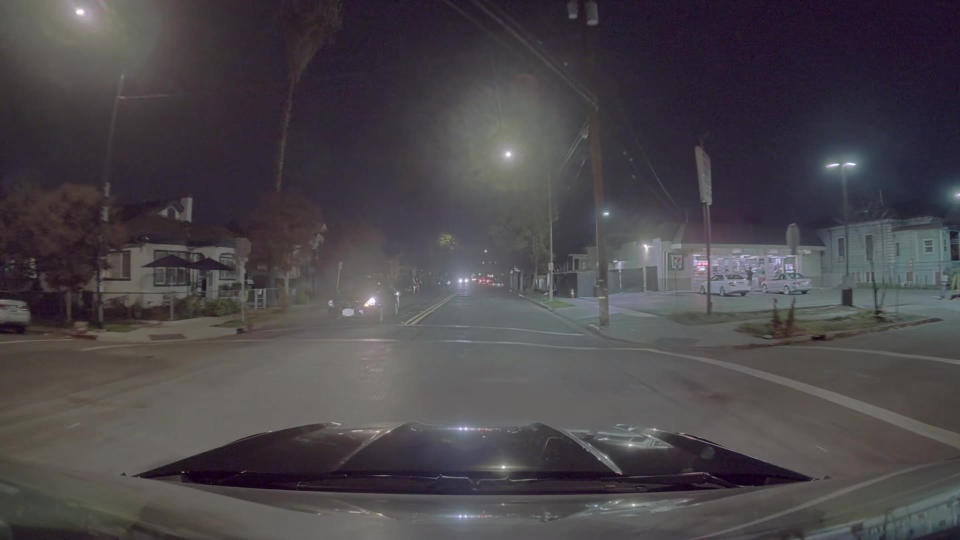
#> input picture dataset/images/0abe118e-aa79-41f6-a719-f2df8abaf1ea.camera_front_wide_120fov/frame_0002.jpg, 1920 x 1080 px (shown at 1/2 size); its folder holds only this picture in this run
$ python -i meta.py   (imports and definitions only)
#> lines starting #> are read from the running program, lines starting #| are printed output that depends on the picture
# some global variables and default dataset settings

import os
import json
from PIL import Image

# import pynvml

from utils.easydict import EasyDict

I3D_PATH = "/cpfs01/shared/opendrivelab/opendrivelab_hdd/qiuyihang/models/i3d/i3d_pretrained_400.pt"
MAX_BATCH = 8
TARGET_RESOLUTION = (224, 224)
MIN_I3D_TIME = 9
TARGET_WIDTH = 448
TARGET_HEIGHT = 256

VID_METRICS = ["fvd", "kvd", "clipsim", "cmd_fvd"]
IMG_METRICS = ["fid", "is"]
PAIRED_DATASET_SUBSET_FLAG = "<SUBSET>"


class CustomizedPairedDataSource(EasyDict):
    # expected folder structure
    # <root>
    # |-- <splitxx>
    # |   |-- <real>
    # |   |   |-- <images>
    # |   |   |   |-- <xxxxxx_[CLIP ID]_[FRAME INDEX]>.<FORMAT>
    # |   |   |-- other folders
    # |   |   |-- ...
    # |   |-- <virtual>
    # |   |   |-- <images>
    # |   |   |-- other folders
    # |   |   |-- ...

    SUBSET_FLAG = PAIRED_DATASET_SUBSET_FLAG
    DEFAULT = {
        "format": "png",
        "gt_key": "real",
        "gen_key": "virtual",
        "split_len": 3860,  # 166 for Waymo, 596 for nuScenes
        "supp": None
    }

    # [71 lines left out: functions __init__, _sweep_for_all, not called in this run]

    def switch_to_subset(self, subset):
        self.paired_subset = subset

    def gt(self):
        self.paired_subset = self.gt_key

    def gen(self):
        self.paired_subset = self.gen_key

    # [4 lines left out: function get_index, not called in this run]


class CustomizedPairedDataSourceV2(EasyDict):
    # expected folder structure
    # <root>
    # |-- <splitxx>
    # |   |-- <real>
    # |   |   |-- <images>
    # |   |   |   |-- <xxxxxx_[CLIP ID]_[FRAME INDEX]>.<FORMAT>
    # |   |   |-- other folders
    # |   |   |-- ...
    # |   |-- <virtual>
    # |   |   |-- <images>
    # |   |   |-- other folders
    # |   |   |-- ...

    # expected folder structure
    # <roots> (multiple splits)
    # | -- <root>
    # |   |-- <folder1>
    # |   |   |-- <Sample_folder-1_token1_000000.mp4>
    # |   |   |-- <GT_folder-1_token1_000001.mp4>
    # |   |   |-- other folders
    # |   |   |-- ...
    # |   |-- <folder2>
    # |   |   |-- <Sample_folder-2_token2_000000.mp4>
    # |   |   |-- <GT_folder-2_token2_000001.mp4>
    # |   |   |-- other folders
    # |   |   |-- ...

    SUBSET_FLAG = PAIRED_DATASET_SUBSET_FLAG
    DEFAULT = {
        "format": "png",
        "gt_key": "real",
        "gen_key": "virtual",
        "split_len": 3860,  # 166 for Waymo, 596 for nuScenes
        "supp": None
    }

    # [71 lines left out: functions __init__, _sweep_for_all, not called in this run]

    def switch_to_subset(self, subset):
        self.paired_subset = subset

    def gt(self):
        self.paired_subset = self.gt_key

    def gen(self):
        self.paired_subset = self.gen_key

    # [4 lines left out: function get_index, not called in this run]


class DataSource(EasyDict):
    # To use `DataSource` class, you must generate a `summary.json` for your generated datasets and GT datasets.
    # Otherwise, please use `CustomizedDataSource`.
    NUSCENES_VAL = {
        "root": "/cpfs01/shared/opendrivelab/nuscenes",
        "path": "/cpfs01/shared/opendrivelab/opendrivelab_hdd/GenAD_Proj/eval/dataset_source/nuscenes/nuscenes_val_<MODE>.json",
    }
    YOUTUBE_VAL = {
        "root": "/cpfs01/shared/opendrivelab/GenAD_Datasets/YouTube",
        "path": "/cpfs01/shared/opendrivelab/opendrivelab_hdd/GenAD_Proj/eval/dataset_source/youtube/youtube_val_sub_<MODE>.json",
    }

    DATASET_IDX = {
        "nuscenes_val": NUSCENES_VAL,
        "youtube_val": YOUTUBE_VAL,
    }

    # [46 lines left out: functions __init__, _load_paths, not called in this run]


class Metric(object):
    def __init__(self, name):
        self.name = name
        print("Metric [{}] is initialized.".format(name))

    def update_gt(self, gt_paths, **kwargs):
        pass

    def forward(self, gen_paths, **kwargs):
        pass

    def __call__(self, gen_paths, **kwargs):
        return self.forward(gen_paths, **kwargs)


# [7 lines left out: function gpu_state, not called in this run]


def open_and_resize(image_path):
        image = Image.open(image_path)
#> image is the input picture: PIL image 1920x1080 RGB; mean R, G, B 73.6, 69.8, 73.6
        ori_w, ori_h = image.size
#> ori_w = 1920; ori_h = 1080
        if ori_w / ori_h > TARGET_WIDTH / TARGET_HEIGHT:
            tmp_w = int(TARGET_WIDTH / TARGET_HEIGHT * ori_h)
#> tmp_w = 1890
            left = (ori_w - tmp_w) // 2
#> left = 15
            right = (ori_w + tmp_w) // 2
#> right = 1905
            image = image.crop((left, 0, right, ori_h))
#> image: PIL image 1890x1080 RGB
        image = image.resize((TARGET_WIDTH, TARGET_HEIGHT), Image.Resampling.LANCZOS)
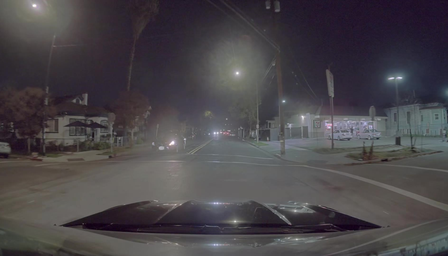
#> image: PIL image 448x256 RGB; mean R, G, B 73.8, 70, 73.8
        if not image.mode == "RGB":
            image = image.convert("RGB")
        return image

>>> result = open_and_resize('../../dataset/images/0abe118e-aa79-41f6-a719-f2df8abaf1ea.camera_front_wide_120fov/frame_0002.jpg')

$ run again, on dataset/images/0abe118e-aa79-41f6-a719-f2df8abaf1ea.camera_front_wide_120fov/frame_0004.jpg
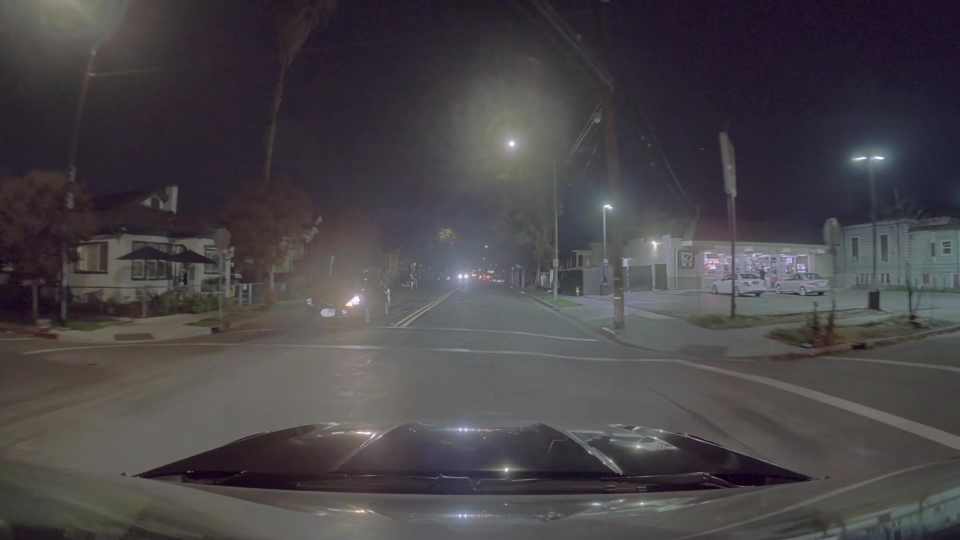
#> input picture dataset/images/0abe118e-aa79-41f6-a719-f2df8abaf1ea.camera_front_wide_120fov/frame_0004.jpg, 1920 x 1080 px (shown at 1/2 size)
#> in open_and_resize, image is the input picture: PIL image 1920x1080 RGB; mean R, G, B 72.1, 68.4, 71.7
#> in open_and_resize, `image = image.crop((left, 0, right, ori_h))`:
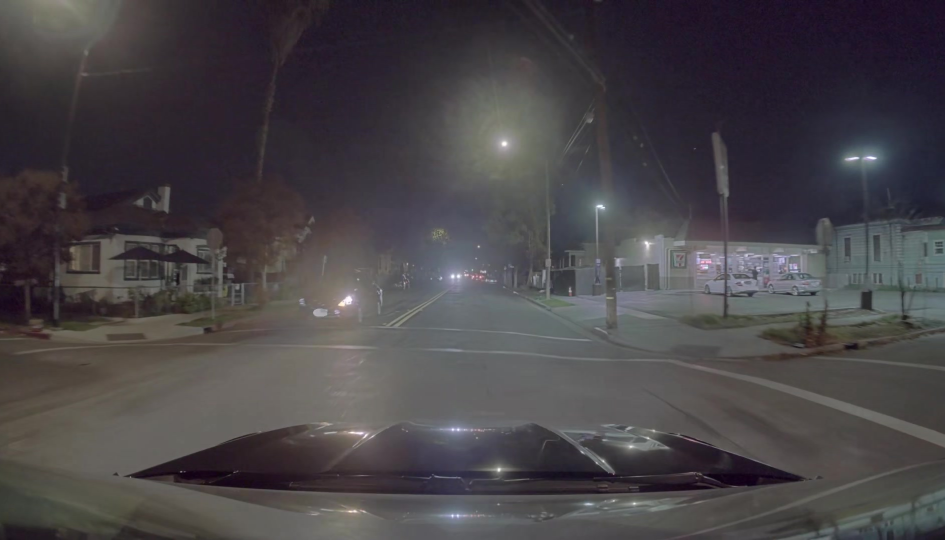
#> image: PIL image 1890x1080 RGB (shown at 1/2 size); mean R, G, B 72.3, 68.7, 71.9
#> in open_and_resize, `image = image.resize((TARGET_WIDTH, TARGET_HEIGHT), Image.Resampling.L..`:
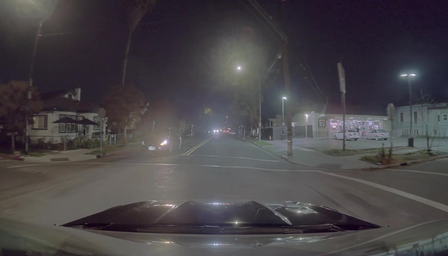
#> image: PIL image 448x256 RGB; mean R, G, B 72.3, 68.7, 71.9

$ run again, on dataset/images/0abe118e-aa79-41f6-a719-f2df8abaf1ea.camera_front_wide_120fov/frame_0006.jpg
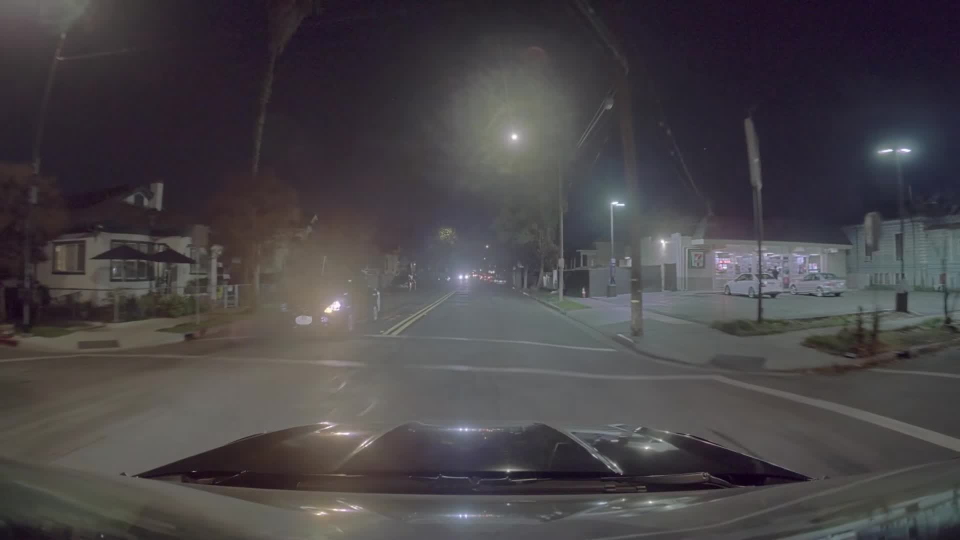
#> input picture dataset/images/0abe118e-aa79-41f6-a719-f2df8abaf1ea.camera_front_wide_120fov/frame_0006.jpg, 1920 x 1080 px (shown at 1/2 size)
#> in open_and_resize, image is the input picture: PIL image 1920x1080 RGB; mean R, G, B 71.8, 68.3, 71.2
#> in open_and_resize, `image = image.crop((left, 0, right, ori_h))`:
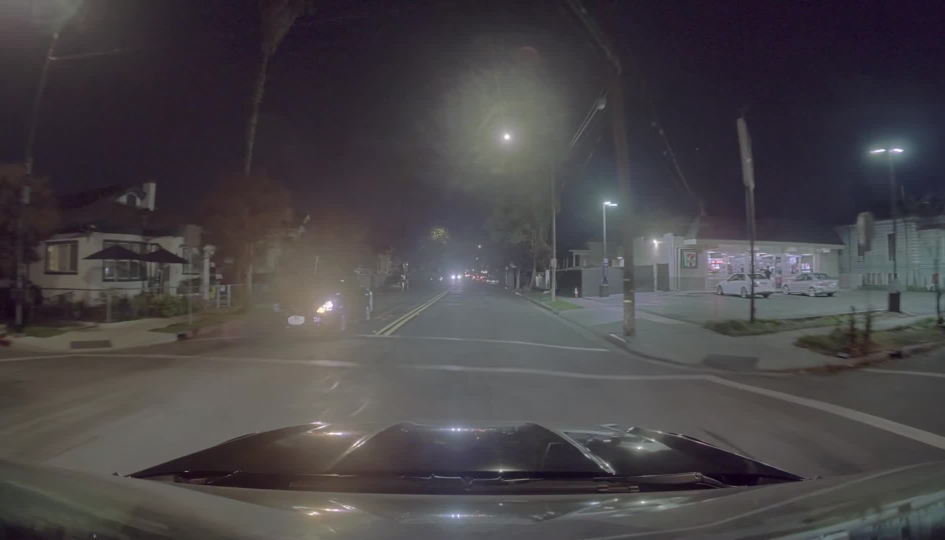
#> image: PIL image 1890x1080 RGB (shown at 1/2 size); mean R, G, B 72.1, 68.5, 71.5
#> in open_and_resize, `image = image.resize((TARGET_WIDTH, TARGET_HEIGHT), Image.Resampling.L..`:
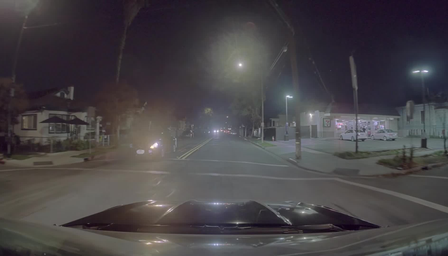
#> image: PIL image 448x256 RGB; mean R, G, B 72.1, 68.5, 71.5
